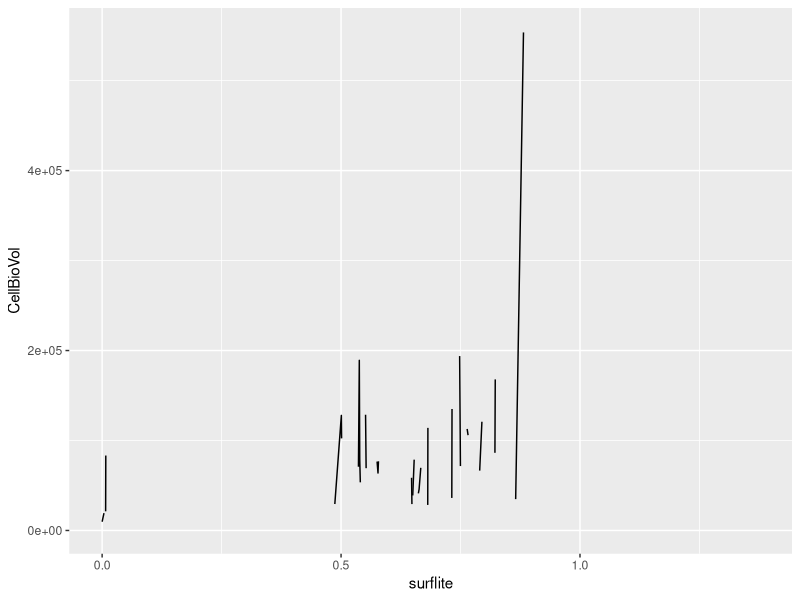
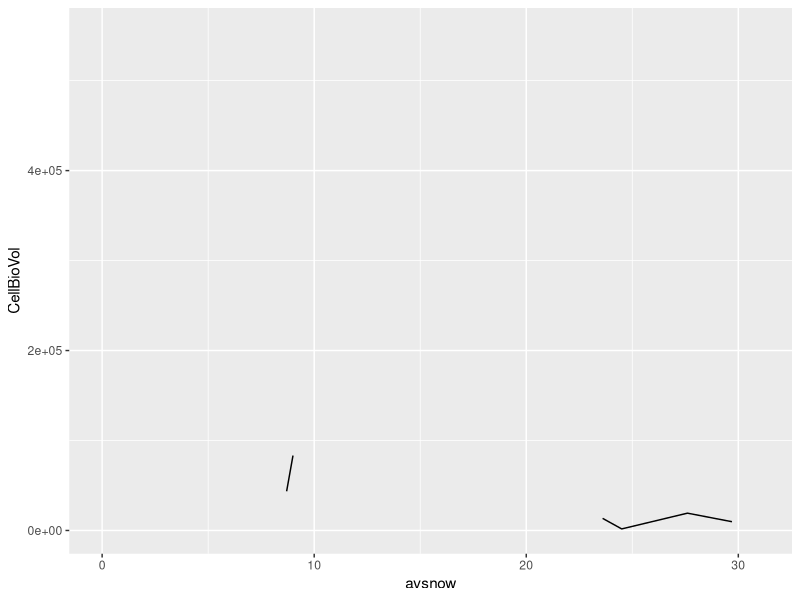

Write R code to recreate these figures, in order.
#looking for realtionship bw bv and ice type/snow/par?

library(tidyverse)
library(lubridate)
library(ggplot2)

### using df lte

icesnow02<- read_csv("sparkling_icesnowo2par.csv") %>%
  filter(depth == '0')

# need blueice 
lte_blu<-
  icesnow02 %>%
  mutate(blueice = totice - whiteice)

# % surface light
lte_lite <-
  lte_blu %>%
  mutate(surflite = light / deck)

write.csv(lte_lite, 'lte_lite.csv')
#add in bv
all = read_csv('bvicesnowo2.csv')

## linear model

#fit = lm(surflite ~ avsnow + whiteice +totice+ blueice, data = lte_lite)

fit= lm(CellBioVol ~ avsnow + whiteice + blueice + surflite + o2, data= all )
summary(fit)

fit2= lm(CellBioVol ~ avsnow + totice+ surflite + o2, data= all)
summary(fit2)


#fit2 = lm(surflite ~ avsnow + whiteice + blueice, data = lte_lite)
slbv <- ggplot(data = all, mapping = aes(x = surflite, y = CellBioVol))+geom_line()
slbv

snbv <- ggplot(data = all, mapping = aes(x = avsnow, y = CellBioVol))+geom_line()
snbv

